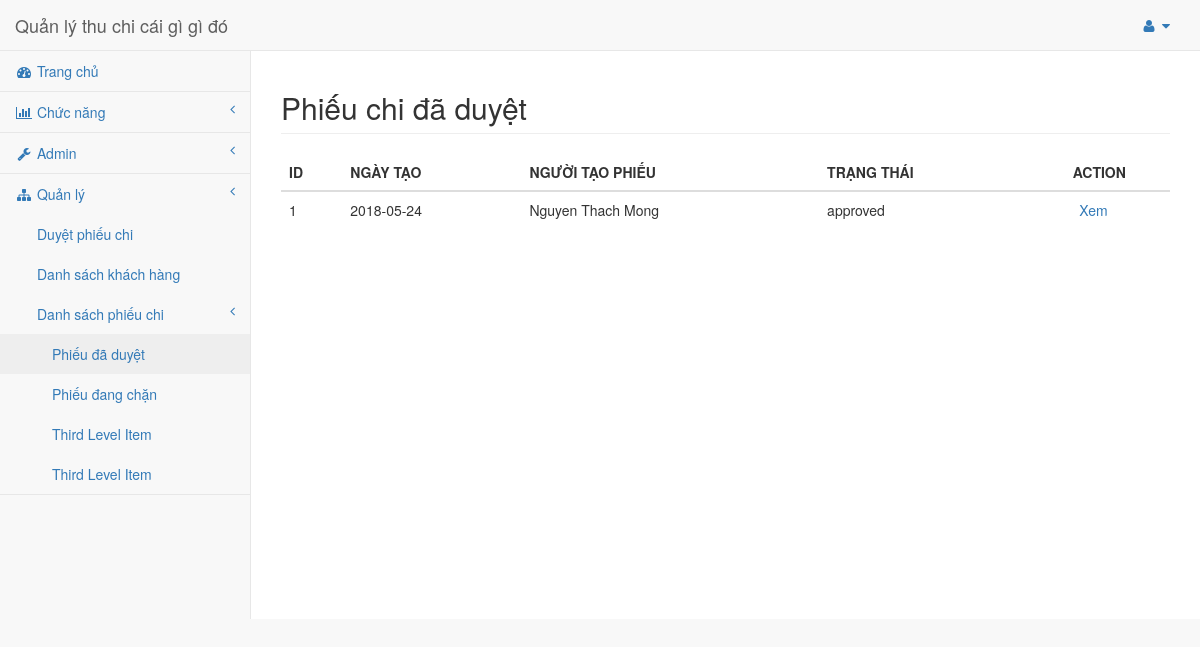
The app's page /views/pages/phieudaduyet.php (signed in) with its own data.
### tables this page shows
create table form
(
	id int primary key auto_increment,
    form_id text,
    date_create date,
	content text,
    total_money int,
    total_money_text text,
    form_type int,
    account_type varchar(10),
	receipt text,
    user int,
    customer int,
    warehouse int,
    money_type int,
	status int,
    foreign key (form_type) references form_type(id),
    foreign key (account_type) references account_type(id),
    foreign key (user) references users(id),
    foreign key (customer) references customers(id),
    foreign key (warehouse) references warehouse(id),
    foreign key (money_type) references money_type(id),
    foreign key (status) references form_status(id)
);

create table users
(
	id int primary key auto_increment,
    username text,
    password text,
    fullname text,
    picture text,
    info text,
    role int,
    foreign key (role) references roles(id)
);

create table form_status
(
	id int primary key,
	name text
);

### views/pages/phieudaduyet.php (the view, shortened to what this page needs)
<!DOCTYPE html>
<html lang="en">
<?php
    include '../layouts/header.php';
?>
<?php
    include '../../server/config.php';
     $sql = "   SELECT * FROM form_status , users ,form
                WHERE form_status.id = form.status
                    and form.user = users.id
                    and form_type= 2
                    and status=1";
    $result = $conn->query($sql);
 ?>
<body>
    <div id="wrapper">
        <?php
            include '../layouts/navigation.php';
        ?>
        <div id="page-wrapper">
            <div class="row">
                <div class="col-lg-12">
                    <h2 class="page-header">Phiếu chi đã duyệt</h2>
                </div>
            </div>
              <table class="table">
                <thead>
                  <tr>
                    <th>ID</th>
                    <th>NGÀY TẠO</th>
                    <th>NGƯỜI TẠO PHIẾU</th>
                    <th>TRẠNG THÁI</th>
                    <th style="text-align: center;">ACTION</th>
                  </tr>
                </thead>
                <tbody>
                  <?php while ($row = $result->fetch_assoc()): ?>
                    <tr>
                        <td><?php echo $row["id"]; ?></td>
                        <td><?php echo $row["date_create"]; ?></td>
                        <td><?php echo $row["fullname"]; ?></td>
                        <td><?php echo $row["name"]; ?></td>
                        <td style="text-align: center;" >
                            <?php echo "<a href='update.php?id=" . $row['id'] . "'>Xem</a>"; ?>&nbsp;&nbsp;&nbsp;
                         </td>
                    </tr>
                  <?php endwhile; ?>
                </tbody>
              </table>
        </div>
    </div>
</body>
</html>

### records on screen
form: id "1", date_create "2018-05-24", user.fullname "Nguyen Thach Mong", status.name "approved"
